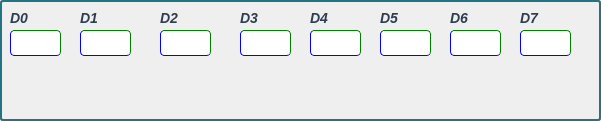
    <widget class="QGroupBox" name="groupBox_20">
     <property name="geometry">
      <rect>
       <x>220</x>
       <y>710</y>
       <width>601</width>
       <height>121</height>
      </rect>
     </property>
     <property name="styleSheet">
      <string notr="true">QGroupBox { 
     border: 2px solid #247381; 
     border-radius: 3px; 
 } </string>
     </property>
     <property name="title">
      <string/>
     </property>
     <widget class="QLineEdit" name="SAR00">
      <property name="geometry">
       <rect>
        <x>10</x>
        <y>30</y>
        <width>51</width>
        <height>26</height>
       </rect>
      </property>
      <property name="font">
       <font>
        <family>Times New Roman</family>
        <pointsize>14</pointsize>
        <bold>true</bold>
       </font>
      </property>
      <property name="styleSheet">
       <string notr="true"> QLineEdit { 
                         border-radius: 4px; 
                         color:rgb(0, 0, 0); 
                         background-color: rgb(255, 255, 255); 
                          border-color:  green green blue blue;border-top-style:none;
border-width: 1px; border-style: solid;} 

QLineEdit:focus { 
                         border-style:outset; 
                         border-width:4px; 
                         border-radius: 4px;
                         border-color: #25C6B2;
                         color:rgb(0, 0, 0); 
                         background-color: #FFFFFF; } </string>
      </property>
      <property name="alignment">
       <set>Qt::AlignCenter</set>
      </property>
     </widget>
     <widget class="QLineEdit" name="SAR01">
      <property name="geometry">
       <rect>
        <x>80</x>
        <y>30</y>
        <width>51</width>
        <height>26</height>
       </rect>
      </property>
      <property name="font">
       <font>
        <family>Times New Roman</family>
        <pointsize>14</pointsize>
        <bold>true</bold>
       </font>
      </property>
      <property name="styleSheet">
       <string notr="true"> QLineEdit { 
                         border-radius: 4px; 
                         color:rgb(0, 0, 0); 
                         background-color: rgb(255, 255, 255); 
                          border-color:  green green blue blue;border-top-style:none;
border-width: 1px; border-style: solid;} 

QLineEdit:focus { 
                         border-style:outset; 
                         border-width:4px; 
                         border-radius: 4px;
                         border-color: #25C6B2;
                         color:rgb(0, 0, 0); 
                         background-color: #FFFFFF; } </string>
      </property>
      <property name="alignment">
       <set>Qt::AlignCenter</set>
      </property>
     </widget>
     <widget class="QLineEdit" name="SAR02">
      <property name="geometry">
       <rect>
        <x>160</x>
        <y>30</y>
        <width>51</width>
        <height>26</height>
       </rect>
      </property>
      <property name="font">
       <font>
        <family>Times New Roman</family>
        <pointsize>14</pointsize>
        <bold>true</bold>
       </font>
      </property>
      <property name="styleSheet">
       <string notr="true"> QLineEdit { 
                         border-radius: 4px; 
                         color:rgb(0, 0, 0); 
                         background-color: rgb(255, 255, 255); 
                          border-color:  green green blue blue;border-top-style:none;
border-width: 1px; border-style: solid;} 

QLineEdit:focus { 
                         border-style:outset; 
                         border-width:4px; 
                         border-radius: 4px;
                         border-color: #25C6B2;
                         color:rgb(0, 0, 0); 
                         background-color: #FFFFFF; } </string>
      </property>
      <property name="alignment">
       <set>Qt::AlignCenter</set>
      </property>
     </widget>
     <widget class="QLineEdit" name="SAR03">
      <property name="geometry">
       <rect>
        <x>240</x>
        <y>30</y>
        <width>51</width>
        <height>26</height>
       </rect>
      </property>
      <property name="font">
       <font>
        <family>Times New Roman</family>
        <pointsize>14</pointsize>
        <bold>true</bold>
       </font>
      </property>
      <property name="styleSheet">
       <string notr="true"> QLineEdit { 
                         border-radius: 4px; 
                         color:rgb(0, 0, 0); 
                         background-color: rgb(255, 255, 255); 
                          border-color:  green green blue blue;border-top-style:none;
border-width: 1px; border-style: solid;} 

QLineEdit:focus { 
                         border-style:outset; 
                         border-width:4px; 
                         border-radius: 4px;
                         border-color: #25C6B2;
                         color:rgb(0, 0, 0); 
                         background-color: #FFFFFF; } </string>
      </property>
      <property name="alignment">
       <set>Qt::AlignCenter</set>
      </property>
     </widget>
     <widget class="QLineEdit" name="SAR04">
      <property name="geometry">
       <rect>
        <x>310</x>
        <y>30</y>
        <width>51</width>
        <height>26</height>
       </rect>
      </property>
      <property name="font">
       <font>
        <family>Times New Roman</family>
        <pointsize>14</pointsize>
        <bold>true</bold>
       </font>
      </property>
      <property name="styleSheet">
       <string notr="true"> QLineEdit { 
                         border-radius: 4px; 
                         color:rgb(0, 0, 0); 
                         background-color: rgb(255, 255, 255); 
                          border-color:  green green blue blue;border-top-style:none;
border-width: 1px; border-style: solid;} 

QLineEdit:focus { 
                         border-style:outset; 
                         border-width:4px; 
                         border-radius: 4px;
                         border-color: #25C6B2;
                         color:rgb(0, 0, 0); 
                         background-color: #FFFFFF; } </string>
      </property>
      <property name="alignment">
       <set>Qt::AlignCenter</set>
      </property>
     </widget>
     <widget class="QLineEdit" name="SAR05">
      <property name="geometry">
       <rect>
        <x>380</x>
        <y>30</y>
        <width>51</width>
        <height>26</height>
       </rect>
      </property>
      <property name="font">
       <font>
        <family>Times New Roman</family>
        <pointsize>14</pointsize>
        <bold>true</bold>
       </font>
      </property>
      <property name="styleSheet">
       <string notr="true"> QLineEdit { 
                         border-radius: 4px; 
                         color:rgb(0, 0, 0); 
                         background-color: rgb(255, 255, 255); 
                          border-color:  green green blue blue;border-top-style:none;
border-width: 1px; border-style: solid;} 

QLineEdit:focus { 
                         border-style:outset; 
                         border-width:4px; 
                         border-radius: 4px;
                         border-color: #25C6B2;
                         color:rgb(0, 0, 0); 
                         background-color: #FFFFFF; } </string>
      </property>
      <property name="alignment">
       <set>Qt::AlignCenter</set>
      </property>
     </widget>
     <widget class="QLineEdit" name="SAR06">
      <property name="geometry">
       <rect>
        <x>450</x>
        <y>30</y>
        <width>51</width>
        <height>26</height>
       </rect>
      </property>
      <property name="font">
       <font>
        <family>Times New Roman</family>
        <pointsize>14</pointsize>
        <bold>true</bold>
       </font>
      </property>
      <property name="styleSheet">
       <string notr="true"> QLineEdit { 
                         border-radius: 4px; 
                         color:rgb(0, 0, 0); 
                         background-color: rgb(255, 255, 255); 
                          border-color:  green green blue blue;border-top-style:none;
border-width: 1px; border-style: solid;} 

QLineEdit:focus { 
                         border-style:outset; 
                         border-width:4px; 
                         border-radius: 4px;
                         border-color: #25C6B2;
                         color:rgb(0, 0, 0); 
                         background-color: #FFFFFF; } </string>
      </property>
      <property name="alignment">
       <set>Qt::AlignCenter</set>
      </property>
     </widget>
     <widget class="QLineEdit" name="SAR07">
      <property name="geometry">
       <rect>
        <x>520</x>
        <y>30</y>
        <width>51</width>
        <height>26</height>
       </rect>
      </property>
      <property name="font">
       <font>
        <family>Times New Roman</family>
        <pointsize>14</pointsize>
        <bold>true</bold>
       </font>
      </property>
      <property name="styleSheet">
       <string notr="true"> QLineEdit { 
                         border-radius: 4px; 
                         color:rgb(0, 0, 0); 
                         background-color: rgb(255, 255, 255); 
                          border-color:  green green blue blue;border-top-style:none;
border-width: 1px; border-style: solid;} 

QLineEdit:focus { 
                         border-style:outset; 
                         border-width:4px; 
                         border-radius: 4px;
                         border-color: #25C6B2;
                         color:rgb(0, 0, 0); 
                         background-color: #FFFFFF; } </string>
      </property>
      <property name="alignment">
       <set>Qt::AlignCenter</set>
      </property>
     </widget>
     <widget class="QLabel" name="label_54">
      <property name="geometry">
       <rect>
        <x>10</x>
        <y>10</y>
        <width>51</width>
        <height>16</height>
       </rect>
      </property>
      <property name="styleSheet">
       <string notr="true"> QLabel {
      color: #2c3e50;
      font-size: 14px;
      font-weight: bold;
    }
</string>
      </property>
      <property name="text">
       <string>&lt;html&gt;&lt;head/&gt;&lt;body&gt;&lt;p&gt;&lt;span style=&quot; font-weight:700; font-style:italic;&quot;&gt;D0&lt;/span&gt;&lt;/p&gt;&lt;/body&gt;&lt;/html&gt;</string>
      </property>
     </widget>
     <widget class="QLabel" name="label_55">
      <property name="geometry">
       <rect>
        <x>80</x>
        <y>10</y>
        <width>51</width>
        <height>16</height>
       </rect>
      </property>
      <property name="styleSheet">
       <string notr="true"> QLabel {
      color: #2c3e50;
      font-size: 14px;
      font-weight: bold;
    }
</string>
      </property>
      <property name="text">
       <string>&lt;html&gt;&lt;head/&gt;&lt;body&gt;&lt;p&gt;&lt;span style=&quot; font-weight:700; font-style:italic;&quot;&gt;D1&lt;/span&gt;&lt;/p&gt;&lt;/body&gt;&lt;/html&gt;</string>
      </property>
     </widget>
     <widget class="QLabel" name="label_56">
      <property name="geometry">
       <rect>
        <x>160</x>
        <y>10</y>
        <width>41</width>
        <height>16</height>
       </rect>
      </property>
      <property name="styleSheet">
       <string notr="true"> QLabel {
      color: #2c3e50;
      font-size: 14px;
      font-weight: bold;
    }
</string>
      </property>
      <property name="text">
       <string>&lt;html&gt;&lt;head/&gt;&lt;body&gt;&lt;p&gt;&lt;span style=&quot; font-weight:700; font-style:italic;&quot;&gt;D2&lt;/span&gt;&lt;/p&gt;&lt;/body&gt;&lt;/html&gt;</string>
      </property>
     </widget>
     <widget class="QLabel" name="label_57">
      <property name="geometry">
       <rect>
        <x>240</x>
        <y>10</y>
        <width>41</width>
        <height>16</height>
       </rect>
      </property>
      <property name="styleSheet">
       <string notr="true"> QLabel {
      color: #2c3e50;
      font-size: 14px;
      font-weight: bold;
    }
</string>
      </property>
      <property name="text">
       <string>&lt;html&gt;&lt;head/&gt;&lt;body&gt;&lt;p&gt;&lt;span style=&quot; font-weight:700; font-style:italic;&quot;&gt;D3&lt;/span&gt;&lt;/p&gt;&lt;/body&gt;&lt;/html&gt;</string>
      </property>
     </widget>
     <widget class="QLabel" name="label_58">
      <property name="geometry">
       <rect>
        <x>310</x>
        <y>10</y>
        <width>41</width>
        <height>16</height>
       </rect>
      </property>
      <property name="styleSheet">
       <string notr="true"> QLabel {
      color: #2c3e50;
      font-size: 14px;
      font-weight: bold;
    }
</string>
      </property>
      <property name="text">
       <string>&lt;html&gt;&lt;head/&gt;&lt;body&gt;&lt;p&gt;&lt;span style=&quot; font-weight:700; font-style:italic;&quot;&gt;D4&lt;/span&gt;&lt;/p&gt;&lt;/body&gt;&lt;/html&gt;</string>
      </property>
     </widget>
     <widget class="QLabel" name="label_59">
      <property name="geometry">
       <rect>
        <x>380</x>
        <y>10</y>
        <width>41</width>
        <height>16</height>
       </rect>
      </property>
      <property name="styleSheet">
       <string notr="true"> QLabel {
      color: #2c3e50;
      font-size: 14px;
      font-weight: bold;
    }
</string>
      </property>
      <property name="text">
       <string>&lt;html&gt;&lt;head/&gt;&lt;body&gt;&lt;p&gt;&lt;span style=&quot; font-weight:700; font-style:italic;&quot;&gt;D5&lt;/span&gt;&lt;/p&gt;&lt;/body&gt;&lt;/html&gt;</string>
      </property>
     </widget>
     <widget class="QLabel" name="label_60">
      <property name="geometry">
       <rect>
        <x>450</x>
        <y>10</y>
        <width>41</width>
        <height>16</height>
       </rect>
      </property>
      <property name="styleSheet">
       <string notr="true"> QLabel {
      color: #2c3e50;
      font-size: 14px;
      font-weight: bold;
    }
</string>
      </property>
      <property name="text">
       <string>&lt;html&gt;&lt;head/&gt;&lt;body&gt;&lt;p&gt;&lt;span style=&quot; font-weight:700; font-style:italic;&quot;&gt;D6&lt;/span&gt;&lt;/p&gt;&lt;/body&gt;&lt;/html&gt;</string>
      </property>
     </widget>
     <widget class="QLabel" name="label_61">
      <property name="geometry">
       <rect>
        <x>520</x>
        <y>10</y>
        <width>41</width>
        <height>16</height>
       </rect>
      </property>
      <property name="styleSheet">
       <string notr="true"> QLabel {
      color: #2c3e50;
      font-size: 14px;
      font-weight: bold;
    }
</string>
      </property>
      <property name="text">
       <string>&lt;html&gt;&lt;head/&gt;&lt;body&gt;&lt;p&gt;&lt;span style=&quot; font-weight:700; font-style:italic;&quot;&gt;D7&lt;/span&gt;&lt;/p&gt;&lt;/body&gt;&lt;/html&gt;</string>
      </property>
     </widget>
    </widget>
